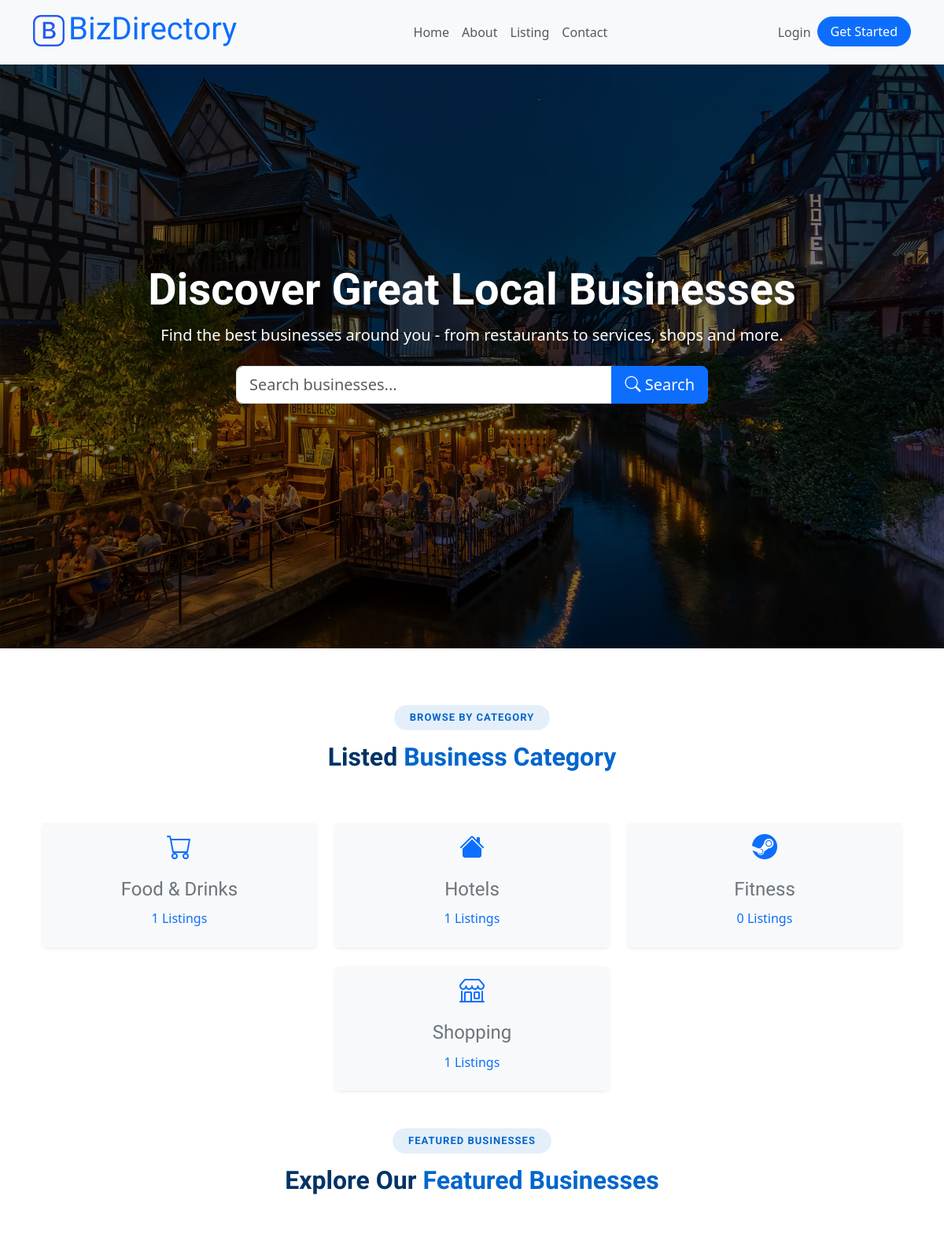
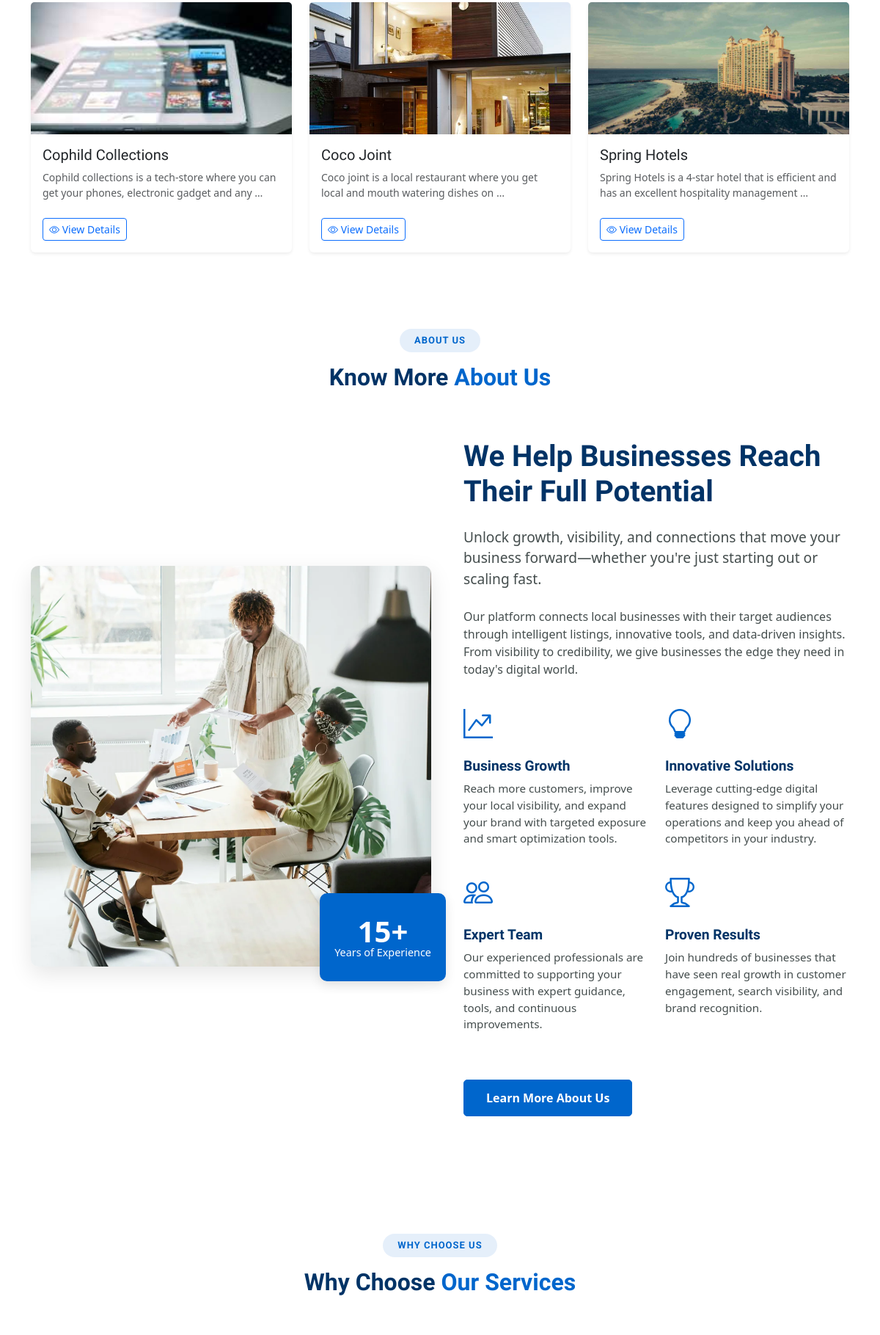
/bizDir/home/ (upper part), run on the app's committed database (2 pictures, top to bottom).
### bizDir/models.py (models this page shows, shortened)
class BusinessCategory(models.Model):
    name = models.CharField(max_length=100)
    icon = models.CharField(max_length=50, blank=True)  # For frontend display

class Business(models.Model):
    STATUS_CHOICES = [
        ('active', 'Active'),
        ('pending', 'Pending'),
        ('inactive', 'Inactive'),
    ]
    name = models.CharField(max_length=200)
    slug = models.SlugField(unique=True, blank=True) # Added this part
    owner = models.ForeignKey(User, on_delete=models.CASCADE, related_name='owned_businesses')
    description = models.TextField()
    address = models.CharField(max_length=255)
    city = models.CharField(max_length=100)
    state = models.CharField(max_length=100)
    country = models.CharField(max_length=100, default='Nigeria')
    phone = models.CharField(max_length=20)
    email = models.EmailField()
    website = models.URLField(blank=True)
    categories = models.ManyToManyField(BusinessCategory, related_name='businesses')
    featured = models.BooleanField(default=False)
    promoted_until = models.DateField(null=True, blank=True) # Added this part
    established_date = models.DateField(null=True, blank=True)
    logo = models.ImageField(upload_to='business_logos/', null=True, blank=True)
    is_active = models.BooleanField(default=True) # Added this part
    views = models.PositiveBigIntegerField(default=0) # Added this part
    status = models.CharField(max_length=10, choices=STATUS_CHOICES, default='pending')

### bizDir/views.py (the view)
# urls.py: path('home/', homepage, name='homepage'),
def homepage(request: HttpRequest):
    query = request.GET.get("q", "")
    category_id = request.GET.get("category")
    businesses = Business.objects.filter(featured=True, is_active=True).select_related("owner").prefetch_related("categories")
    if not businesses.exists():
        businesses = Business.objects.filter(is_active=True).select_related("owner").prefetch_related("categories")
    if query:
        businesses = businesses.filter(
            Q(name__icontains=query) | Q(description__icontains=query)
        )
    if category_id:
        businesses = businesses.filter(categories__id=category_id)
    categories = BusinessCategory.objects.annotate(
        business_count = Count("businesses", filter=Q(businesses__is_active=True))
    )
    context = {
        "businesses": businesses,
        "query": query,
        "categories": categories,
    }
    return render(request, "user/index.html", context)

### bizDir/templates/user/index.html (shortened to what this page needs)
{% extends "base.html" %}
{% load static %}
{% block content %}
<div class="hero-banner text-center text-white d-flex align-items-center justify-content-center"
     style="background: url('{% static "img/banner.webp" %}') center center/cover no-repeat; height: 100vh; position: relative;">
  <div class="overlay position-absolute top-0 start-0 w-100 h-100" style ="background-color: rgba(0, 0, 0, 0.5);"></div>
  <div class="container position-relative text-center z-1">
    <h1 class="display-4 fw-bold">Discover Great Local Businesses</h1>
    <p class="lead mb-4">Find the best businesses around you - from restaurants to services, shops and more.</p>
    <form method="get" action="{% url 'search' %}" class="mx-auto" style="max-width: 600px;">
      <div class="input-group shadow">
        <input type="text" name="q" placeholder="Search businesses..." class="form-control form-control-lg" value="{{ request.GET.q }}">
        <button class="btn btn-primary btn-lg" type="submit">
          <i class="bi bi-search"></i> Search
        </button>
      </div>
    </form>
  </div>
</div>
<div class="container py-4">
  <div class="container my-5">
      <div class="container section-title" data-aos="fade-up">
        <h2>Browse by Category</h2>
        <div><span>Listed</span> <span class="description-title">Business Category</span></div>
      </div>
    <div class="row row-cols-1 row-cols-sm-2 row-cols-md-3 g-4 justify-content-center">
      {% for category in categories %}
      <div class="col">
        <div class="card text-center shadow-sm h-100">
          <a href="{% url 'search' %}?category={{ category.id }}" style="text-decoration: none;">
          <div class="card-body category-tag">
              <div class="mb-3 text-primary">
                <i class="{{ category.icon }} category-icon"></i>
              </div>
              <h5 class="category-name">{{ category.name }}</h5>
              <p class="category-count">{{ category.business_count }} Listings</p>
          </div>
          </a>
        </div>
      </div>
      {% endfor %}
    </div>
  </div>
      <div class="container section-title" data-aos="fade-up">
        <h2>Featured Businesses</h2>
        <div><span>Explore Our</span> <span class="description-title">Featured Businesses</span></div>
      </div>
    {% if businesses %}
      <div class="row row-cols-1 row-cols-md-3 g-4">
        {% for business in businesses %}
          <div class="col">
            <div class="card h-100 shadow-sm border-0">
              {% if business.logo %}
                <img src="{{ business.logo.url }}" class="card-img-top" alt="{{ business.name }}" style="max-height: 180px; object-fit: cover;">
              {% else %}
                <img src="{% static 'img/default-logo1.png' %}" class="card-img-top" alt="Default Logo" style="max-height: 180px; object-fit: cover;">
              {% endif %}
              <div class="card-body">
                <h5 class="card-title">{{ business.name }}</h5>
                <p class="card-text text-muted small">{{ business.description|truncatewords:15 }}</p>
                <a href="{% url 'business_detail' business.slug %}" class="btn btn-sm btn-outline-primary mt-2">
                  <i class="bi bi-eye"></i> View Details
                </a>
              </div>
            </div>
          </div>
        {% endfor %}
      </div>
    {% else %}
      <p class="text-muted">No featured businesses found.</p>
    {% endif %}
  </div>
    <section id="about" class="about section">
      <div class="container section-title" data-aos="fade-up">
        <h2>About Us</h2>
        <div><span>Know More</span> <span class="description-title">About Us</span></div>
      </div>
      <div class="container" data-aos="fade-up" data-aos-delay="100">
        <div class="row align-items-center">
          <div class="col-lg-6" data-aos="zoom-out" data-aos-delay="200">
            <div class="about-image">
              <img src="{% static 'assets/img/about/about-square-12.webp' %}" alt="About Our Listing Firm" class="img-fluid main-image">
              <div class="experience-badge">
                <span class="years">15+</span>
                <span class="text">Years of Experience</span>
              </div>
            </div>
          </div>
          <div class="col-lg-6" data-aos="fade-up" data-aos-delay="300">
            <div class="about-content">
              <h2>We Help Businesses Reach Their Full Potential</h2>
              <p class="lead">Unlock growth, visibility, and connections that move your business forward—whether you're just starting out or scaling fast.</p>
              <p>Our platform connects local businesses with their target audiences through intelligent listings, innovative tools, and data-driven insights. From visibility to credibility, we give businesses the edge they need in today's digital world.</p>
              <div class="row features-row">
                <div class="col-md-6">
                  <div class="feature-item">
                    <div class="icon">
                      <i class="bi bi-graph-up-arrow"></i>
                    </div>
                    <h4>Business Growth</h4>
                    <p>Reach more customers, improve your local visibility, and expand your brand with targeted exposure and smart optimization tools.</p>
                  </div>
                </div>
                <div class="col-md-6">
                  <div class="feature-item">
                    <div class="icon">
                      <i class="bi bi-lightbulb"></i>
                    </div>
                    <h4>Innovative Solutions</h4>
                    <p>Leverage cutting-edge digital features designed to simplify your operations and keep you ahead of competitors in your industry.</p>
                  </div>
                </div>
                <div class="col-md-6">
                  <div class="feature-item">
                    <div class="icon">
                      <i class="bi bi-people"></i>
                    </div>
                    <h4>Expert Team</h4>
                    <p>Our experienced professionals are committed to supporting your business with expert guidance, tools, and continuous improvements.</p>
                  </div>
                </div>
                <div class="col-md-6">
                  <div class="feature-item">
                    <div class="icon">
                      <i class="bi bi-trophy"></i>
                    </div>
                    <h4>Proven Results</h4>
                    <p>Join hundreds of businesses that have seen real growth in customer engagement, search visibility, and brand recognition.</p>
                  </div>
                </div>
              </div>
              <div class="cta-button">
                <a href="{% url 'about' %}" class="btn btn-primary">Learn More About Us</a>
              </div>
            </div>
          </div>
        </div>
      </div>
    </section>
    <section id="why-choose-us" class="why-choose-us section">
      <div class="container section-title" data-aos="fade-up">
        <h2>Why Choose Us</h2>
        <div><span>Why Choose</span> <span class="description-title">Our Services</span></div>
      </div>
    </section>
{% endblock %}

### bizDir/static/assets/css/main.css (style rules this page uses)
:root { --default-font: "Roboto", system-ui, -apple-system, "Segoe UI", Roboto, "Helvetica Neue", Arial, "Noto Sans", "Liberation Sans", sans-serif, "Apple Color Emoji", "Segoe UI Emoji", "Segoe UI Symbol", "Noto Color Emoji"; --heading-font: "Raleway", sans-serif; --nav-font: "Poppins", sans-serif; }
:root { --background-color: #ffffff; --default-color: #444d4d; --heading-color: #003366; --accent-color: #0066cc; --surface-color: #ffffff; --contrast-color: #ffffff; }
:root { --nav-color: rgba(255, 255, 255, 0.7); --nav-hover-color: #ffffff; --nav-mobile-background-color: #ffffff; --nav-dropdown-background-color: #ffffff; --nav-dropdown-color: #444d4d; --nav-dropdown-hover-color: #0066cc; }
:root { scroll-behavior: smooth; }
body { color: var(--default-color); background-color: var(--background-color); font-family: var(--default-font); }
a { color: var(--accent-color); text-decoration: none; transition: 0.3s; }
h1, h2, h3, h4, h5, h6 { color: var(--heading-color); font-family: var(--heading-font); }
section, .section { color: var(--default-color); background-color: var(--background-color); padding: 60px 0; scroll-margin-top: 82px; overflow: clip; }
.section-title { text-align: center; padding-bottom: 60px; position: relative; }
.section-title h2 { font-size: 13px; letter-spacing: 1px; font-weight: 700; padding: 8px 20px; margin: 0; background: color-mix(in srgb, var(--accent-color), transparent 90%); color: var(--accent-color); display: inline-block; text-transform: uppercase; border-radius: 50px; font-family: var(--default-font); }
.section-title div { color: var(--heading-color); margin: 10px 0 0 0; font-size: 32px; font-weight: 700; font-family: var(--heading-font); }
.section-title div .description-title { color: var(--accent-color); }
.about { padding: 80px 0; background-color: var(--background-color); }
.about .about-image { position: relative; margin-bottom: 30px; }
.about .about-image .main-image { border-radius: 10px; box-shadow: 0 10px 30px rgba(0, 0, 0, 0.1); }
.about .about-image .experience-badge { position: absolute; bottom: -20px; right: -20px; background-color: var(--accent-color); color: var(--contrast-color); padding: 20px; border-radius: 10px; box-shadow: 0 5px 15px rgba(0, 0, 0, 0.1); display: flex; flex-direction: column; align-items: center; justify-content: center; min-width: 120px; min-height: 120px; }
.about .about-image .experience-badge .years { font-size: 2.5rem; font-weight: 700; line-height: 1; }
.about .about-image .experience-badge .text { font-size: 0.9rem; text-align: center; line-height: 1.2; }
.about .about-content { padding-left: 20px; }
.about .about-content h2 { font-size: 2.5rem; font-weight: 700; margin-bottom: 1.5rem; color: var(--heading-color); }
.about .about-content .lead { font-size: 1.2rem; font-weight: 500; margin-bottom: 1.5rem; color: var(--default-color); }
.about .about-content p { margin-bottom: 1.5rem; color: var(--default-color); }
.about .about-content .features-row { margin-top: 2rem; margin-bottom: 2rem; }
.about .about-content .feature-item { margin-bottom: 2rem; display: flex; flex-direction: column; }
.about .about-content .feature-item .icon { margin-bottom: 1rem; font-size: 2.5rem; color: var(--accent-color); }
.about .about-content .feature-item .icon i { display: inline-block; transition: transform 0.3s ease; }
.about .about-content .feature-item h4 { font-size: 1.2rem; font-weight: 600; margin-bottom: 0.5rem; color: var(--heading-color); }
.about .about-content .feature-item p { font-size: 0.95rem; margin-bottom: 0; }
.about .about-content .cta-button { margin-top: 1rem; }
.about .about-content .cta-button .btn-primary { background-color: var(--accent-color); border-color: var(--accent-color); color: var(--contrast-color); padding: 12px 30px; font-weight: 600; border-radius: 5px; transition: all 0.3s ease; }
.why-choose-us { padding: 80px 0; background-color: var(--background-color); }

### bizDir/templates/base.html (style rules this page uses)
body { padding-top: 0; }

### data on the page
BusinessCategory: name "Food & Drinks", business_count "1"
BusinessCategory: name "Hotels", business_count "1"
BusinessCategory: name "Fitness", business_count "0"
BusinessCategory: name "Shopping", business_count "1"
Business: logo (picture), name "Cophild Collections", description "Cophild collections is a tech-store where you can get your phones, electronic gadget and any …"
Business: logo (picture), name "Coco Joint", description "Coco joint is a local restaurant where you get local and mouth watering dishes on …"
Business: logo (picture), name "Spring Hotels", description "Spring Hotels is a 4-star hotel that is efficient and has an excellent hospitality management …"
